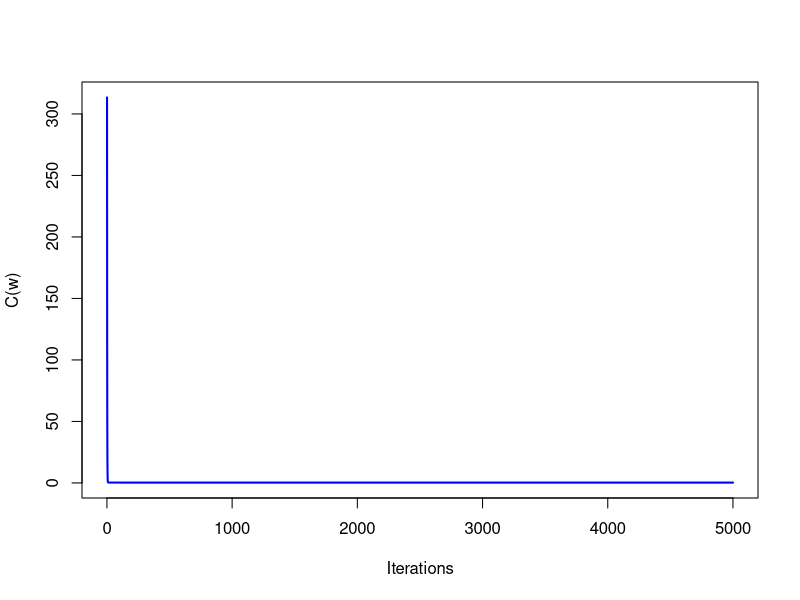

Generate this figure with R:
x1 <- c(9, 12, 17, 25, 7,
        23, 27, 16, 15, 3,
        5, 20, 13, 8, 18,
        28, 11, 24, 6, 30,
        10, 21, 29, 2, 14)

X <- cbind(1, x1)

x2 <- c(7, 12, 11, 7, 14,
        14, 7, 13, 10, 10,
        10, 8, 12, 7, 9,
        13, 14, 8, 10, 6,
        11, 9, 13, 7, 9)

X <- cbind(X, x2)

y <- c(26.42, 39.44, 46.57, 52.09, 34.85,
       60.54, 56.56, 48.81, 40.36, 23.46,
       24.68, 45.53, 40.63, 26.02, 45.08,
       66.78, 40.16, 52.47, 28.26, 60.02,
       34.42, 48.83, 68.50, 14.41, 37.98)


df1 <- data.frame(X, y)
View(df1)

# 비용함수
cost <- function(X, y, w) {
  sum( (X %*% w - y)^2 ) / (2*length(y))
}

# 벡터, 행렬로 표현
X <- as.matrix(X)
y <- as.matrix(y)

# 학습률, 반복횟수
alpha <- 0.7
num_iters <- 5000

# cost, w 저장
cost_history <- double(num_iters)
w_history <- list(num_iters)
h_history <- w_history

# 초기화
w <- matrix(c(0,0,0), nrow=ncol(X))
h <- w

# gradient descent
for (i in 1:num_iters) {
  error <- (X %*% w - y)
  delta <- t(X) %*% error
  h <- h + (delta / length(y))^2
  w <- w - alpha*(1 / sqrt(h))*(delta / length(y))
  cost_history[i] <- cost(X, y, w)
  w_history[[i]] <- w
  h_history[[i]] <- h
  if(i == 1 || i == num_iters)
    print(c(as.vector(w),cost(X, y, w)))
}

# cost 변화
plot(cost_history, type='l', col='blue', lwd=2, 
     ylab='C(w)', xlab='Iterations')


